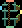

Below is a game level as drawn by its tile map, then a one-line description and the .tmx file that defines it, in full:
An orthogonal 11x14 tile map with 2x2 px tiles, 1 tile layer (Tile Layer 1).

<map version="1.2" tiledversion="1.3.3" orientation="orthogonal" renderorder="right-down" width="11" height="14" tilewidth="2" tileheight="2" infinite="0" nextlayerid="2" nextobjectid="1">
 <editorsettings>
  <export target="door.csv" format="csv" />
 </editorsettings>
 <tileset firstgid="1" source="../atlas.tsx" />
 <layer id="1" name="Tile Layer 1" width="11" height="14">
  <data encoding="csv">
0,0,0,47,47,47,47,0,0,0,0,
0,0,28,0,18,0,0,28,0,0,0,
0,20,20,21,18,0,19,20,9,2,0,
54,0,0,0,18,0,0,28,17,10,0,
54,0,28,0,18,0,0,28,17,17,0,
0,20,20,20,18,20,20,20,21,0,56,
0,0,28,0,18,0,0,0,0,0,56,
0,0,28,0,18,0,0,0,2,10,0,
0,0,28,0,18,0,0,0,10,17,0,
0,20,20,20,18,20,20,20,20,17,0,
0,0,28,0,18,0,0,28,17,25,0,
0,0,28,0,18,0,0,28,25,0,0,
0,0,28,0,18,0,0,28,0,0,0,
0,0,0,63,63,63,63,0,0,0,0
</data>
 </layer>
</map>
